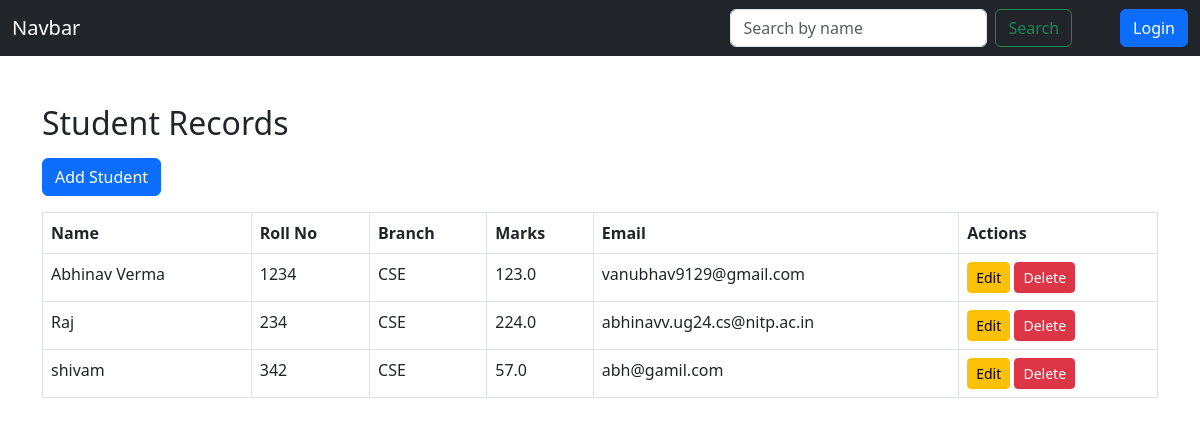
Before: / with the older database file.
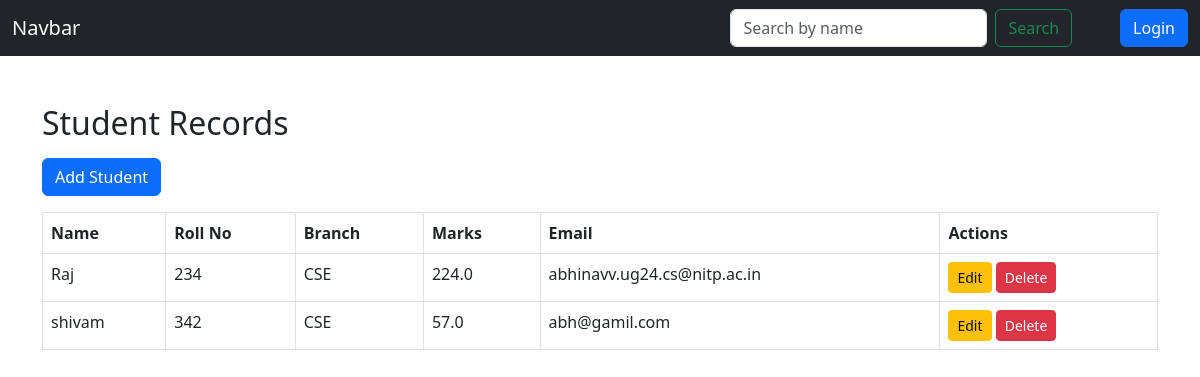
After: the same page with the newer database file.
### studentapp/models.py (models this page shows, shortened)
class Student(models.Model):
    name = models.CharField(max_length=100)
    roll_no = models.IntegerField(unique=True)
    branch = models.CharField(max_length=50)
    marks = models.FloatField()
    email = models.EmailField()

### studentapp/views.py (the view)
# urls.py: path('', views.home, name='home'),
def home(request):
    query = request.GET.get('q')
    if query:
        students = Student.objects.filter(name__icontains=query)
    else:
        students = Student.objects.all()
    return render(request, 'home.html', {'students': students,'query':query})

### studentapp/templates/home.html (shortened to what this page needs)
<!DOCTYPE html>
<html>
<head>
  <link href="https://cdn.jsdelivr.net/npm/bootstrap@5.3.0/dist/css/bootstrap.min.css" rel="stylesheet">
</head>
<body>
  <nav class="navbar bg-dark">
        <div class="container-fluid">
            <a class="navbar-brand text-white">Navbar</a>
            <div class="d-flex justify-content-between align-items-center gap-5">
              <form class="d-flex" role="search">
            <input Name="q" class="form-control me-2" type="search" placeholder="Search by name" aria-label="Search"/>
            <button class="btn btn-outline-success" type="submit">Search</button>
            </form>
            <div class="d-flex text-white">
                {% if user.is_authenticated %}
                  <div>
                    <span class="me-2">Welcome, {{ user.username }} 👋</span>
                    <a href="{% url 'logout' %}" class="btn btn-danger btn-sm">Logout</a>
                  </div>
                {% else %}
                  <a href="{% url 'login' %}" class="btn btn-primary">Login</a>
                {% endif %}
            </div>
            </div>
        </div>
    </nav>
  <div class="container mt-5">
    <h2 class="mb-3">Student Records</h2>
    <a href="{% url 'add_student' %}" class="btn btn-primary mb-3">Add Student</a>
    <table class="table table-bordered">
      <tr>
        <th>Name</th>
        <th>Roll No</th>
        <th>Branch</th>
        <th>Marks</th>
        <th>Email</th>
        <th>Actions</th>
      </tr>
      {% for s in students %}
      <tr>
        <td>{{ s.name }}</td>
        <td>{{ s.roll_no }}</td>
        <td>{{ s.branch }}</td>
        <td>{{ s.marks }}</td>
        <td>{{ s.email }}</td>
        <td>
          <a href="{% url 'edit_student' s.id %}" class="btn btn-sm btn-warning">Edit</a>
          <a href="{% url 'delete_student' s.id %}" class="btn btn-sm btn-danger">Delete</a>
        </td>
      </tr>
      {% empty %}
      <tr><td colspan="6" class="text-center">No records found</td></tr>
      {% endfor %}
    </table>
  </div>
</body>
</html>

Changed rows visible on the page:
removed Student: name "Abhinav Verma", roll_no "1234", branch "CSE", marks "123.0", email "vanubhav9129@gmail.com"
